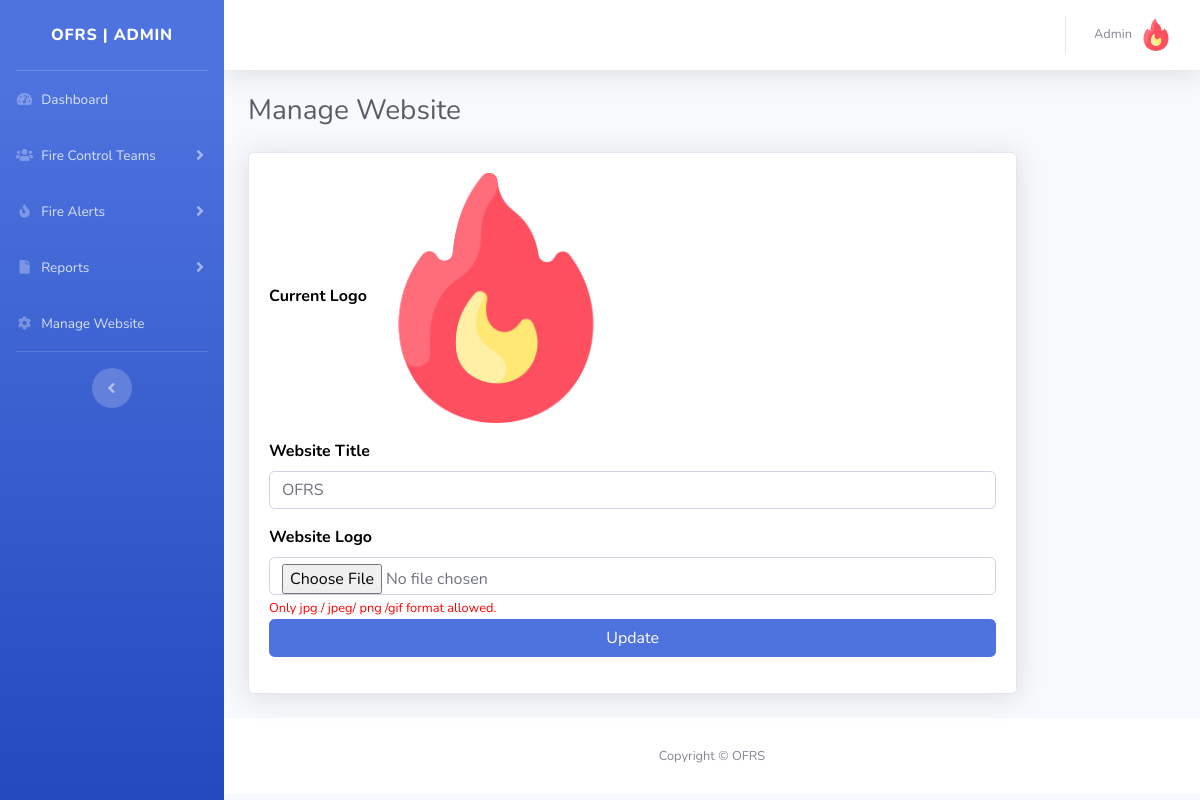
The app's page /admin/manage-site.php (signed in) with its own data.
### tables this page shows
CREATE TABLE `tblsite` (
  `id` int(11) NOT NULL,
  `siteTitle` varchar(255) DEFAULT NULL,
  `siteLogo` varchar(255) DEFAULT NULL
);

### admin/manage-site.php (the view, shortened to what this page needs)
<?php session_start();
include_once('includes/config.php');
if (strlen($_SESSION['aid']==0)) {
  header('location:logout.php');
  } else{
?>
<!DOCTYPE html>
<html lang="en">
<head>
    <link href="vendor/fontawesome-free/css/all.min.css" rel="stylesheet" type="text/css">
    <link href="css/sb-admin-2.min.css" rel="stylesheet">
</head>
<body id="page-top">
    <div id="wrapper">
<?php include_once('includes/sidebar.php');?>
        <div id="content-wrapper" class="d-flex flex-column">
            <div id="content">
          <?php include_once('includes/topbar.php');?>
                <div class="container-fluid">
                    <h1 class="h3 mb-4 text-gray-800">Manage Website</h1>
     <form method="post" enctype="multipart/form-data">
<?php
$query=mysqli_query($con,"select * from tblsite");
while($row=mysqli_fetch_array($query)){
    ?>
  <div class="row">
                        <div class="col-lg-10">
                            <div class="card shadow mb-4">
   <div class="card-body">
   <div class="form-group">
                        <label for="inputSubject">Current Logo</label>
                      <img src="uploadeddata/<?php echo $row['siteLogo'];?>" width="250">
                    </div>
                    <div class="form-group">
                        <label for="inputSubject">Website Title</label>
                        <input class="form-control" id="webtitle" name="webtitle" required="true" value="<?php echo $row['siteTitle'];?>">
                    </div>
      <div class="form-group">
                        <label for="inputSubject">Website Logo</label>
                       <input type="file" name="image"  required class="form-control" />
<small style="color:red;">Only jpg / jpeg/ png /gif format allowed.</small>
<?php } ?>
        <div class="form-group">
                                 <input type="submit" class="btn btn-primary btn-user btn-block" name="submit" id="submit" value="Update">
                             </div>
                                </div>
                            </div>
                        </div>
                    </div>
</form>
                </div>
            </div>
           <?php include_once('includes/footer.php');?>
        </div>
    </div>
</body>
</html>
<?php } ?>

### admin/includes/sidebar.php (shortened to what this page needs)
        <ul class="navbar-nav bg-gradient-primary sidebar sidebar-dark accordion" id="accordionSidebar">
<?php $query=mysqli_query($con,"select * from tblsite");
while($row=mysqli_fetch_array($query)){
$logo=$row['siteLogo'];
$wtitle=$row['siteTitle'];
}  ?>
            <a class="sidebar-brand d-flex align-items-center justify-content-center" href="dashboard.php">
                <div class="sidebar-brand-text mx-3"><?php echo $wtitle;?> | Admin</div>
            </a>
            <hr class="sidebar-divider my-0">
     <li class="nav-item">
                <a class="nav-link" href="dashboard.php">
                    <i class="fas fa-fw fa-tachometer-alt"></i>
                    <span>Dashboard</span></a>
            </li>
<li class="nav-item">
                <a class="nav-link collapsed" href="#" data-toggle="collapse" data-target="#collapsePages1" aria-expanded="true" aria-controls="collapsePages1">
                    <i class="fas fa-fw fa-users"></i>
                    <span>Fire Control Teams</span>
                </a>
            </li>
<li class="nav-item">
                <a class="nav-link collapsed" href="#" data-toggle="collapse" data-target="#collapsePages" aria-expanded="true" aria-controls="collapsePages">
                    <i class="fas fa-fw fa-fire"></i>
                    <span>Fire Alerts</span>
                </a>
            </li>
<li class="nav-item">
                <a class="nav-link collapsed" href="#" data-toggle="collapse" data-target="#collapsePages2" aria-expanded="true" aria-controls="collapsePages2">
                    <i class="fas fa-fw fa-file"></i>
                    <span>Reports</span>
                </a>
            </li>
     <li class="nav-item">
                <a class="nav-link" href="manage-site.php">
                      <i class="fas fa-fw fa-cog"></i>
                    <span>Manage Website</span></a>
            </li>
            <hr class="sidebar-divider d-none d-md-block">
            <div class="text-center d-none d-md-inline">
                <button class="rounded-circle border-0" id="sidebarToggle"></button>
            </div>
        </ul>

### admin/includes/topbar.php (shortened to what this page needs)
      <nav class="navbar navbar-expand navbar-light bg-white topbar mb-4 static-top shadow">
            <?php if($_SESSION['aid']):?>
                    <ul class="navbar-nav ml-auto">
                        <li class="nav-item dropdown no-arrow">
                            <a class="nav-link dropdown-toggle" href="#" id="userDropdown" role="button"
                                data-toggle="dropdown" aria-haspopup="true" aria-expanded="false">
                <?php
$adid=$_SESSION['aid'];
$ret1=mysqli_query($con,"select AdminName from tbladmin where ID='$adid'");
while($row1=mysqli_fetch_array($ret1)){
?>
                                <span class="mr-2 d-none d-lg-inline text-gray-600 small"><?php  echo $row1['AdminName'];?></span>
                           <?php } ?>
                                <img class="img-profile rounded-circle"
                                    src="uploadeddata/<?php echo $logo;?>">
                            </a>
                        </li>
                    </ul>
                <?php endif;?>
                </nav>

### admin/includes/footer.php
<footer class="sticky-footer bg-white">
    <div class="container my-auto">
        <div class="copyright text-center my-auto">
            <span>Copyright &copy; <?php echo $wtitle;?> </span>
        </div>
    </div>
</footer>

### admin/manage-site.php (style rules this page uses)
label { font-size:16px; font-weight:bold; color:#000; }

### records on screen
tblsite: siteTitle "OFRS", siteLogo (picture), webtitle "OFRS"

### other values on screen
$row1['AdminName'] "Admin"
